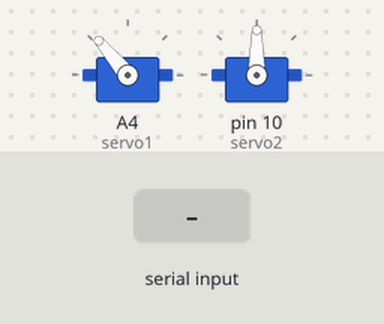
The sketch below on a simulated Arduino Nano, built with avr-gcc and run on an emulated ATmega328P. Shown: 2 × servo. Inputs (shaded band) come from the test bench.

Above: at 1.2 s.
1.3 s: "90,45\n" received over Serial
At 3.0 s:
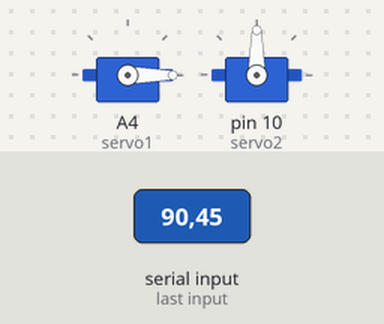
3.8 s: "30,150\n" received over Serial
At 4.2 s:
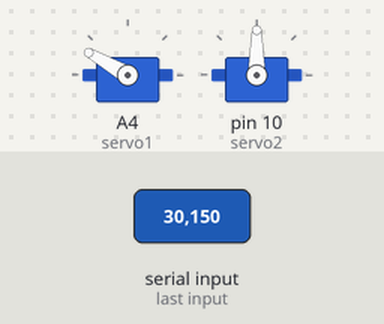
6.3 s: "90\n" received over Serial
At 7.0 s:
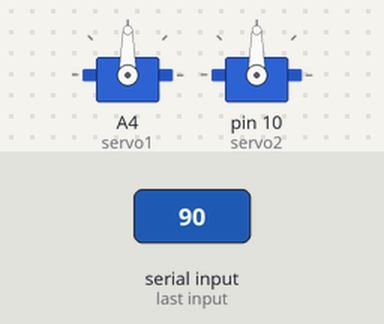
8.7 s: "200\n" received over Serial
At 9.1 s:
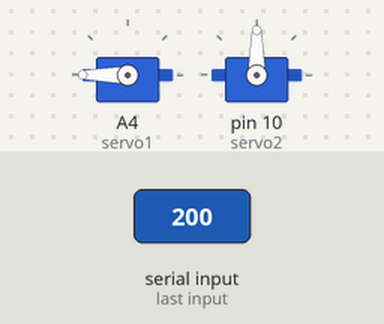
Timing chart, 0 to 11.7 s (numbered marks = the images above; inputs shaded):
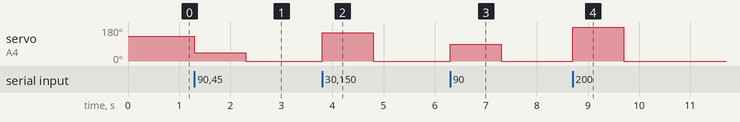

The sketch:

servo.ino
```cpp
//   ________  _______   ________         ___  ___          ___       __   ________  ___       ___       ___  ________
//  |\   __  \|\  ___ \ |\   ___  \      |\  \|\  \        |\  \     |\  \|\   __  \|\  \     |\  \     |\  \|\   ____\
//  \ \  \|\ /\ \   __/|\ \  \\ \  \     \ \  \ \  \       \ \  \    \ \  \ \  \|\  \ \  \    \ \  \    \ \  \ \  \___|_
//   \ \   __  \ \  \_|/_\ \  \\ \  \  __ \ \  \ \  \       \ \  \  __\ \  \ \   __  \ \  \    \ \  \    \ \  \ \_____  \
//    \ \  \|\  \ \  \_|\ \ \  \\ \  \|\  \\_\  \ \  \       \ \  \|\__\_\  \ \  \ \  \ \  \____\ \  \____\ \  \|____|\  \
//     \ \_______\ \_______\ \__\\ \__\ \________\ \__\       \ \____________\ \__\ \__\ \_______\ \_______\ \__\____\_\  \
//      \|_______|\|_______|\|__| \|__|\|________|\|__|        \|____________|\|__|\|__|\|_______|\|_______|\|__|\_________\
//                                                                                                              \|_________|
#include <SPI.h>
#include <Wire.h>
#include "RF24.h"
#include "printf.h"
#include <Servo.h>
RF24 ReceiveRadio (9, 10);
Servo servo1;
Servo servo2;
int input = 130;


void setup() {
  Serial.begin(115200); //Start serial monitor (115200 for RF Nano)
    servo1.attach(A4);
    servo2.attach(10);
    servo1.write(130);
}

void loop() {
  while (Serial.available() > 0) {
    input = Serial.parseInt();
    servo1.write(input);
  }

}
```

Measured:
- after the input at 1.3 s, servo on A4 (servo1): 130° → 45° at once, → 0° 1.0 s later
- after the input at 3.8 s, servo on A4 (servo1): 0° → 150° at once, → 0° 1.0 s later
- after the input at 6.3 s, servo on A4 (servo1): 0° → 90° at once, → 0° 1.0 s later
- after the input at 8.7 s, servo on A4 (servo1): 0° → 180° at once, → 0° 1.0 s later
